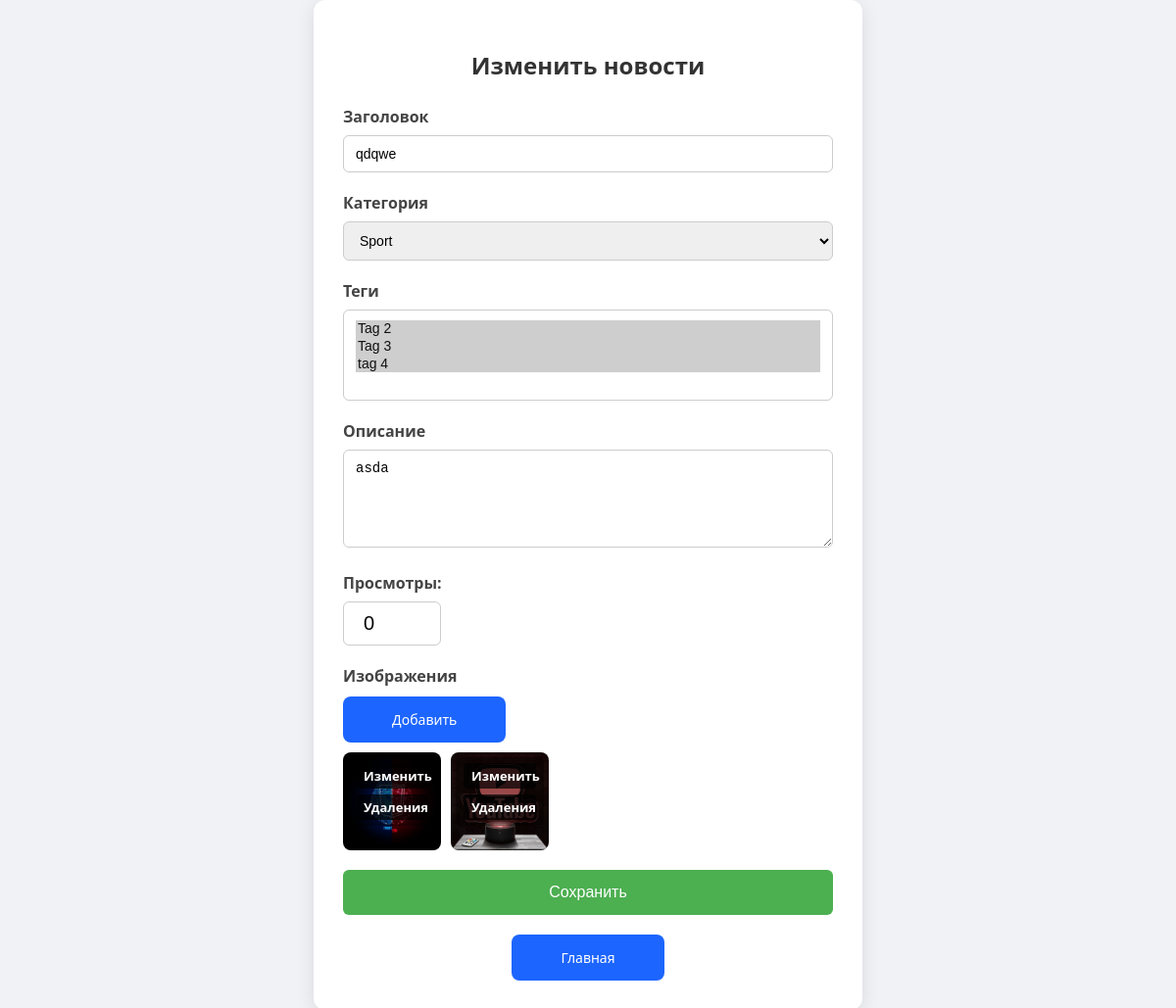
Screenshot of /change/47/ with the database file from the repository.
### blog/models.py (models this page shows, shortened)
class News(models.Model):
    title = models.CharField(
        verbose_name="Заголовок",
        max_length=100,
    )
    category=models.ForeignKey(
            Category,
            on_delete=models.CASCADE,
            related_name="news",
            verbose_name="Кат",
        )
    tags = models.ManyToManyField(
        Tag,
        related_name="news",
        verbose_name="Теги",
        blank=True,
    )
    description = models.TextField(
        verbose_name="описание",
        blank=True,
        null=True,
        default="по умол. описание",
    )
    date = models.DateTimeField(
        verbose_name='дата добавление',
        auto_now_add=True
    )
    updated = models.DateTimeField(
        verbose_name='дата изменение',
        auto_now=True
    )
    author = models.CharField(
        max_length=50,
        verbose_name='автор',
        null=True,
        blank=True
    )
    views = models.IntegerField(
        verbose_name='просмотры',
        default=0
    )
    is_published = models.BooleanField(
        verbose_name='публичность',
        default=True
    )
    class Meta:
        verbose_name = "новости"
        verbose_name_plural = "новости"

class Tag(models.Model):
    name = models.CharField(
        verbose_name="Тег",
        max_length=100
    )
    class Meta:
        verbose_name = "Тег"
        verbose_name_plural = "Тег"

class NewsImage(models.Model):
    news = models.ForeignKey(
        News,
        on_delete=models.CASCADE,
        related_name="images",
        verbose_name="новости"
    )
    image = models.ImageField(
        "фото",
        upload_to="news/photos",
        blank=True,
        null=True
        )
    class Meta:
        verbose_name = "Фото"
        verbose_name_plural = "Фото"

### blog/views.py (the view, shortened to what this page needs)
# urls.py: path('change/<int:id>/', change_view, name='change'),
def change_view(request,id):
    news = News.objects.get(id=id)
    categories = Category.objects.all()
    tags = Tag.objects.all()
    images = news.images.all()
    context={
            'news':news,
            'categories':categories,
            'tags':tags,
            'images': images
        }
    return render(request,'blog/change.html',context)

### templates/blog/change.html (shortened to what this page needs)
<!DOCTYPE html>
<html lang="en">
<head>
</head>
<body>
    <form method="post" enctype="multipart/form-data" class="form-container">
        <section>
            <h1 class="form-title">Изменить новости</h1>
            <div class="form-group">
                <h3>Заголовок</h3>
                <input type="text" name="title" class="form-input" value="{{ news.title }}">
            </div>
            <div class="form-group">
                <h3>Категория</h3>
                <select name="category" class="form-select">
                    {% for item in categories %}
                    <option value="{{ item.id }}">
                        {{ item.title }}
                    </option>
                    {% endfor %}
                </select>
            </div>
            <div class="form-group">
                <h3>Теги</h3>
                <select name="tags" class="form-select" multiple>
                    {% for txt in tags %}
                    <option value="{{ txt.id }}" {% if txt in news.tags.all %}selected{% endif %}>
                        {{ txt.name }}
                    </option>
                    {% endfor %}
                </select>
            </div>
            <div class="form-group">
                <h3>Описание</h3>
                <textarea name="description" class="form-textarea">{{ news.description }}</textarea>
            </div>
            <div class="form-group">
                <h3>Просмотры:</h3>
                <input type="number" name="views" class="vieww" value="0" min="0">
            </div>
            <div class="form-group">
                <h3>Изображения</h3>
                <div style="margin-top: 10px;">
                    <a class="btn" href="{% url 'add_image' news.id %}">Добавить</a>
                </div>
                <div class="images-wrapper">
                    {% for img in images %}
                    <div class="image-container">
                        <img src="{{ img.image.url }}" alt="image" class="img-preview" />
                        <div class="image-buttons">
                            <a href="{% url 'change_image' img.id %}">Изменить</a>
                            <a class="btn" href="{% url 'delete_img' img.id %}">Удаления</a>
                        </div>
                    </div>
                    {% endfor %}
                </div>
            </div>
            <button type="submit" class="form-button">Сохранить</button>
            <div class="btn_2">
                <a class="btn" href="{% url 'news-list' %}">Главная</a>
            </div>
        </section>
    </form>
</body>
</html>

### templates/blog/change.html (style rules this page uses)
body { font-family: 'Segoe UI', Tahoma, Geneva, Verdana, sans-serif; background-color: #f0f2f5; margin: 0; padding: 0; display: flex; justify-content: center; align-items: center; min-height: 100vh; }
.form-container { background-color: #ffffff; padding: 30px; border-radius: 12px; box-shadow: 0 4px 20px rgba(0, 0, 0, 0.1); width: 500px; }
.form-title { text-align: center; margin-bottom: 25px; font-size: 24px; color: #333; }
.form-group { margin-bottom: 20px; }
.form-group h3 { margin-bottom: 8px; font-size: 16px; color: #444; }
.form-input, .form-select, .form-textarea { width: 100%; padding: 10px 12px; font-size: 14px; border: 1px solid #ccc; border-radius: 6px; box-sizing: border-box; outline: none; transition: border 0.3s; }
.form-textarea { resize: vertical; min-height: 100px; }
.form-button { background-color: #4CAF50; color: white; border: none; padding: 14px; border-radius: 6px; cursor: pointer; font-size: 16px; width: 100%; transition: background-color 0.3s; }
.btn_2 { text-align: center; margin-top: 20px; }
.btn { background-color: #1d65ff; color: #fff; border: none; border-radius: 8px; padding: 14px 50px; text-decoration: none; font-size: 14px; display: inline-block; }
.images-wrapper { display: flex; flex-wrap: wrap; gap: 10px; margin-top: 10px; }
.image-container { position: relative; width: 100px; }
.img-preview { width: 100%; height: 100px; border-radius: 8px; display: block; object-fit: cover; }
.image-buttons { position: absolute; top: 5px; left: 5px; right: 5px; display: flex; flex-direction: column; gap: 6px; background-color: rgba(0, 0, 0, 0.4); padding: 6px 8px; border-radius: 6px; }
.image-buttons a { color: white; text-decoration: none; font-size: 13px; font-weight: 600; padding: 4px 8px; background-color: rgba(0, 0, 0, 0.7); border-radius: 4px; text-align: center; }
.vieww { width: 100px; padding: 10px 20px; font-size: 20px; border: 1px solid #ccc; border-radius: 6px; box-sizing: border-box; outline: none; transition: border 0.3s; }

### rows the page displays
News: title "qdqwe", tags "Tag 2 ☑ / Tag 3 ☑ / tag 4 ☑", description "asda"
NewsImage: image (picture)
NewsImage: image (picture)

### other values shown
form field category "Sport"
